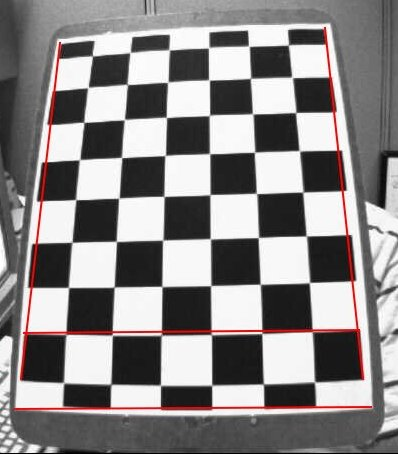
#> input picture Camera Calibration/calib_radial.jpg, 398 x 454 px; its folder holds 5 pictures in this run
$ python camera_calibration.py
#> lines starting #> are read from the running program, lines starting #| are printed output that depends on the picture; after the words box and inside, x2 and y2 are one past the last pixel; in counts of white or black regions, pixels touching at a corner belong together
import numpy as np
import cv2 as cv
import glob
# termination criteria
criteria = (cv.TERM_CRITERIA_EPS + cv.TERM_CRITERIA_MAX_ITER, 30, 0.001)
# prepare object points, like (0,0,0), (1,0,0), (2,0,0) ....,(6,5,0)
objp = np.zeros((6*7,3), np.float32)
objp[:,:2] = np.mgrid[0:7,0:6].T.reshape(-1,2)
# Arrays to store object points and image points from all the images.
objpoints = [] # 3d point in real world space
imgpoints = [] # 2d points in image plane.
images = glob.glob('Camera Calibration\\*.jpg')
for fname in images:
    img = cv.imread(fname)
#> img is the input picture: shape (454, 398, 3); mean B, G, R 135.6, 135.6, 139
    gray = cv.cvtColor(img, cv.COLOR_BGR2GRAY)
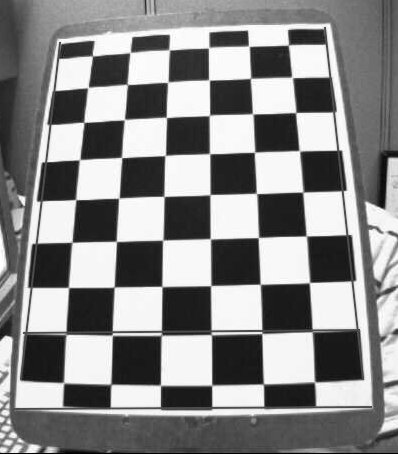
#> gray: shape (454, 398); min 0, max 255, mean 136.6
    # Find the chess board corners
    ret, corners = cv.findChessboardCorners(gray, (7,6), None)
#> ret = False; corners = None
    # If found, add object points, image points (after refining them)
    if ret == True:
        objpoints.append(objp)
        corners2 = cv.cornerSubPix(gray,corners, (11,11), (-1,-1), criteria)
        imgpoints.append(corners2)
        # Draw and display the corners
        cv.drawChessboardCorners(img, (7,6), corners2, ret)
        cv.imshow('img', img)
        cv.waitKey(500)
#> pass 2 of the loop `for fname in images:`:
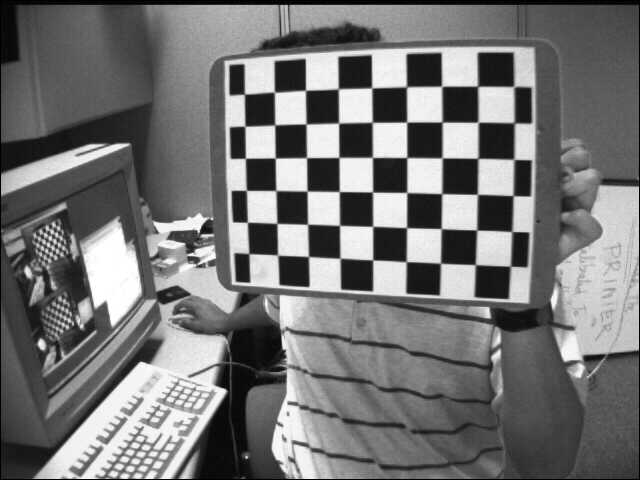
#> input picture Camera Calibration/left01.jpg, 640 x 480 px
#> img is the input picture: shape (480, 640, 3); min 0, max 255, mean 116.6
#> gray: shape (480, 640)
#> ret = True; corners = 42 rows, first 8: [475.4, 264.8], [440.5, 263.2], [405.9, 261.5], [372.9, 259.9], [340.6, 258.5], [308.7, 256.4], [277.6, 255.1], [476.7, 230.1]
#> corners2 = 42 rows, first 8: [475.3, 264.6], [440.5, 263.2], [406.2, 261.7], [372.7, 259.9], [340, 258.2], [308.5, 256.5], [277.6, 255.1], [476.7, 230]
#> `cv.drawChessboardCorners(img, (7,6), corners2, ret)`:
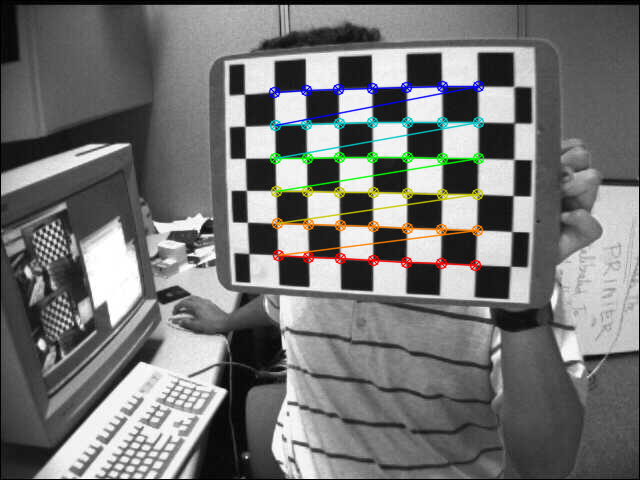
#> img: shape (480, 640, 3); 3.22% of pixels changed, all inside (x1, y1, x2, y2) = (268, 80, 485, 272)
#> pass 3 of the loop `for fname in images:`:
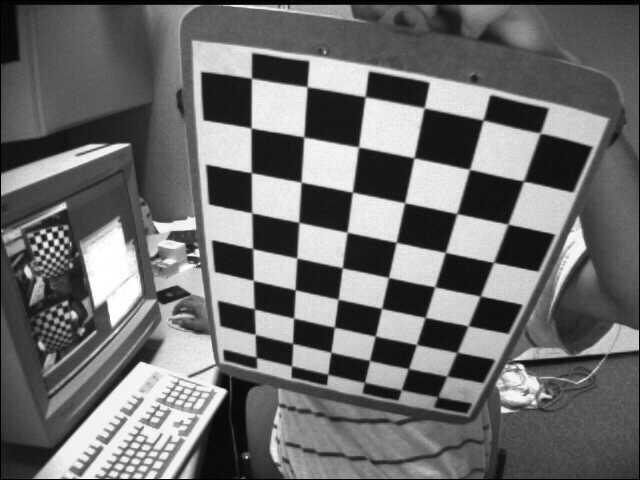
#> input picture Camera Calibration/left02.jpg, 640 x 480 px
#> img is the input picture: shape (480, 640, 3); min 0, max 255, mean 109
#> corners = 42 rows, first 8: [254.7, 308.6], [253.5, 280.5], [252.6, 248.4], [252.4, 213.8], [251.5, 172.4], [251.8, 128.6], [251.5, 77.99], [293.3, 318]
#> corners2 = 42 rows, first 8: [254.3, 308.9], [253.3, 280.4], [252.6, 248.6], [251.8, 212.8], [251.3, 172.7], [251.1, 128], [251.5, 78.19], [293.6, 318.1]
#> `cv.drawChessboardCorners(img, (7,6), corners2, ret)`:
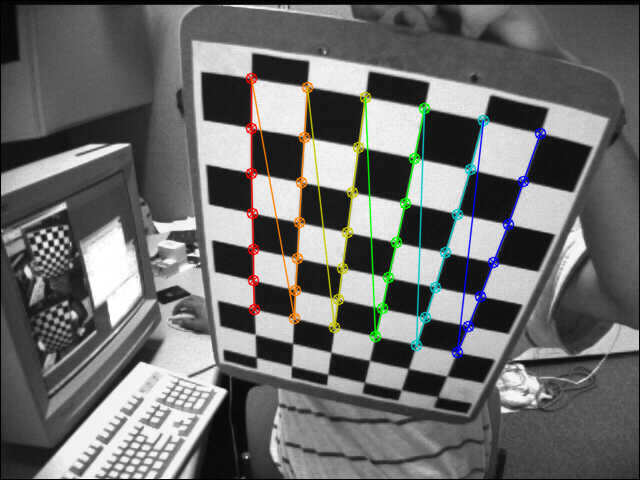
#> img: shape (480, 640, 3); 3.62% of pixels changed, all inside (x1, y1, x2, y2) = (245, 72, 547, 359)
#> the loop made 5 passes; the first 3 are shown
cv.destroyAllWindows()

ret, mtx, dist, rvecs, tvecs = cv.calibrateCamera(objpoints, imgpoints, gray.shape[::-1], None, None)

img = cv.imread('Camera Calibration\\left12.jpg')
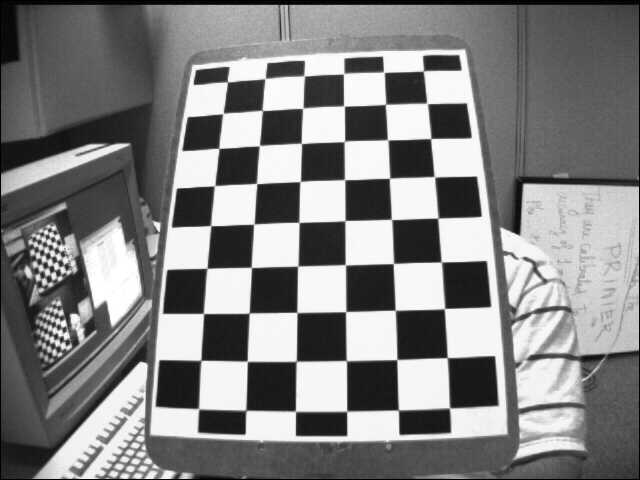
#> input picture Camera Calibration/left12.jpg, 640 x 480 px, found by its file name
#> img is the input picture: shape (480, 640, 3); min 0, max 255, mean 129.5
h,  w = img.shape[:2]
#> h = 480; w = 640
newcameramtx, roi = cv.getOptimalNewCameraMatrix(mtx, dist, (w,h), 1, (w,h))

# Guna Undistort
dst = cv.undistort(img, mtx, dist, None, newcameramtx)
x, y, w, h = roi
dst = dst[y:y+h, x:x+w]
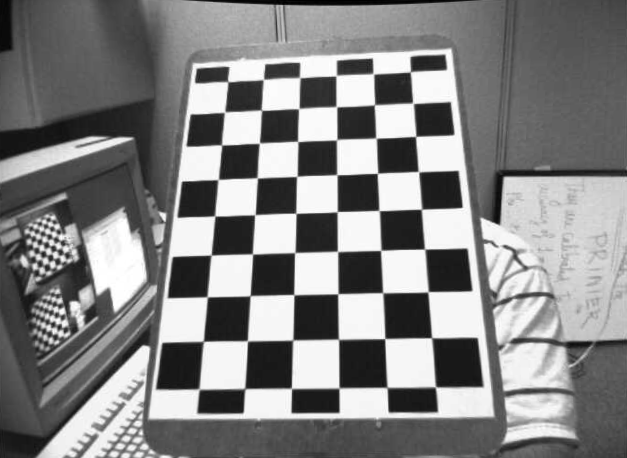
#> dst: shape (458, 627, 3); min 0, max 255, mean 131.2
cv.imwrite('Camera Calibration\\Undistort.png', dst)

# Guna Remapping
mapx, mapy = cv.initUndistortRectifyMap(mtx, dist, None, newcameramtx, (w,h), 5)
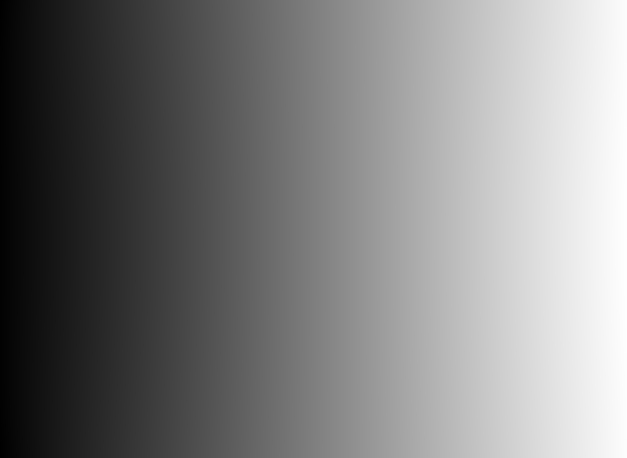
#> mapx: shape (458, 627) float32; min -6.8, max 631.6, mean 313; drawn with min black and max white
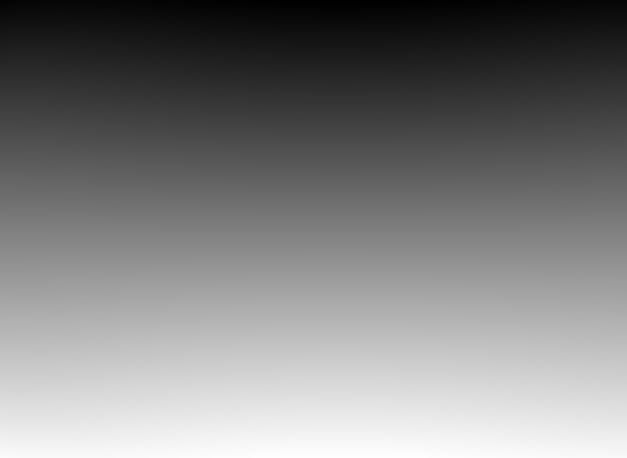
#> mapy: shape (458, 627) float32; min -10.5, max 467.8, mean 227.9; drawn with min black and max white
dst = cv.remap(img, mapx, mapy, cv.INTER_LINEAR)
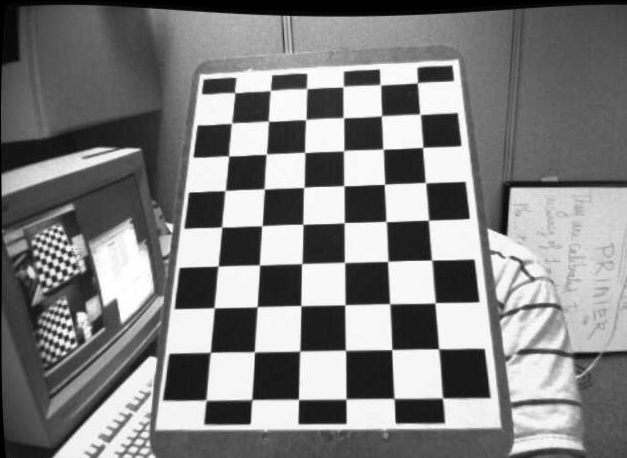
#> dst: shape (458, 627, 3); min 0, max 255, mean 128.4
x, y, w, h = roi
dst = dst[y:y+h, x:x+w]
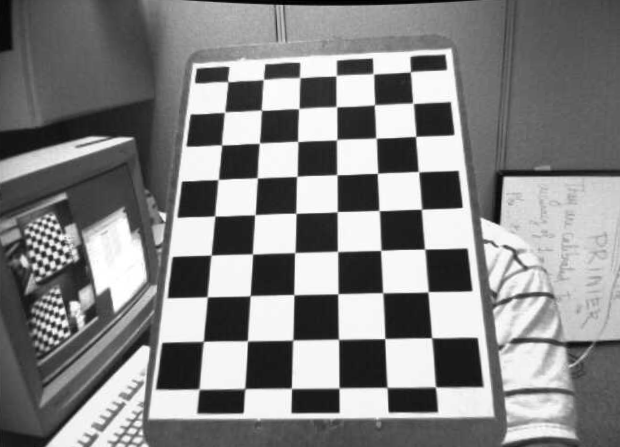
#> dst: shape (447, 620, 3); min 0, max 255, mean 132.1
cv.imwrite('Camera Calibration\\Remapping.png', dst)

np.savez('B.npz', mtx=mtx, dist=dist, rvecs=rvecs, tvecs=tvecs)
